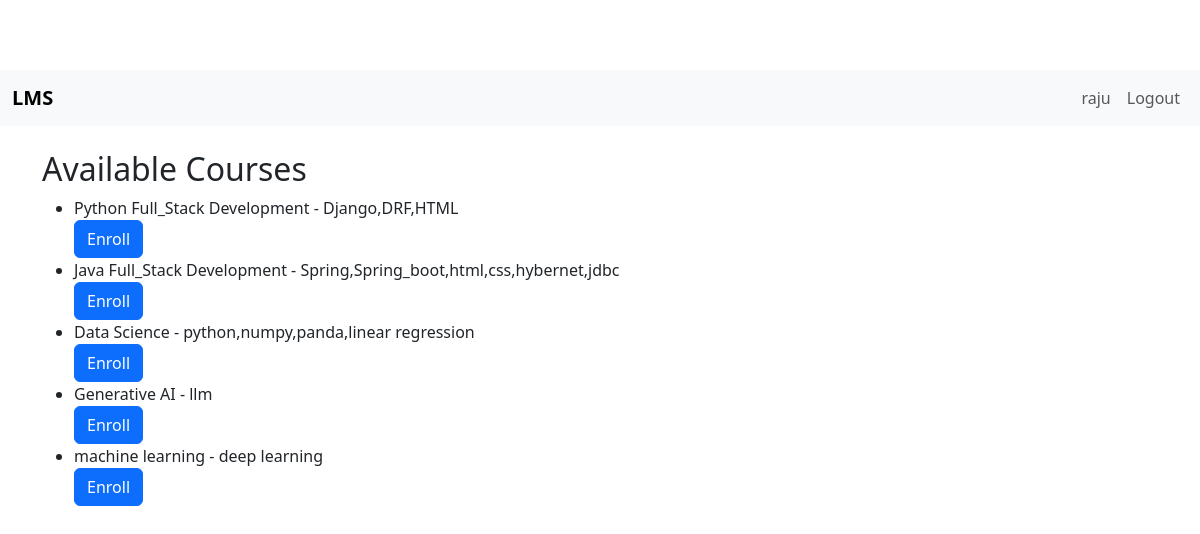
Page /courses/ (signed in) on the committed database.
### main/models.py (models this page shows, shortened)
class Course(models.Model):
    title = models.CharField(max_length=200)
    description = models.TextField()
    teacher = models.ForeignKey(User, on_delete=models.CASCADE, related_name='courses')

### main/views.py (the view)
# urls.py: path('courses/', views.course_list, name='course_list'),
@login_required
def course_list(request):
    courses = Course.objects.all()  # Get all courses
    return render(request, 'course_list.html', {'courses': courses})

### templates/course_list.html (shortened to what this page needs)
{% extends 'base.html' %}
{% block content %}
<h2>Available Courses</h2>
<ul>
    {% for course in courses %}
        <li>
            {{ course.title }} - {{ course.description }}
            <form method="POST" action="{% url 'enroll_course' course.id %}">
                <button type="submit" class="btn btn-primary">Enroll</button>
            </form>
        </li>
    {% endfor %}
</ul>
{% endblock %}

### templates/base.html (shortened to what this page needs)
{% load static %}
<!DOCTYPE html>
<html lang="en">
<head>
    <link href="https://cdn.jsdelivr.net/npm/bootstrap@5.3.0/dist/css/bootstrap.min.css" rel="stylesheet">
    <link rel="stylesheet" href="{% static 'css/style.css' %}">
</head>
<body>
    <nav class="navbar navbar-expand-lg navbar-light bg-light">
        <div class="container-fluid">
            <a class="navbar-brand" href="{% url 'home' %}">LMS</a>
            <div class="collapse navbar-collapse" id="navbarNav">
                <ul class="navbar-nav ms-auto">
                    {% if user.is_authenticated %}
                        <li class="nav-item">
                            <a class="nav-link" href="#">{{ user.username }}</a>
                        </li>
                        <li class="nav-item">
                            <a class="nav-link" href="{% url 'logout' %}">Logout</a>
                        </li>
                    {% endif %}
                </ul>
            </div>
        </div>
    </nav>
    <div class="container mt-4">
        {% block content %}
        {% endblock %}
    </div>
</body>
</html>

### static/css/style.css (style rules this page uses)
body { padding-top: 70px; }
.navbar-brand { font-weight: bold; }

### rows in the picture
Course: title "Python Full_Stack Development", description "Django,DRF,HTML"
Course: title "Java Full_Stack Development", description "Spring,Spring_boot,html,css,hybernet,jdbc"
Course: title "Data Science", description "python,numpy,panda,linear regression"
Course: title "Generative AI", description "llm"
Course: title "machine learning", description "deep learning"

### other values in the picture
{{ user.username }} "raju"
